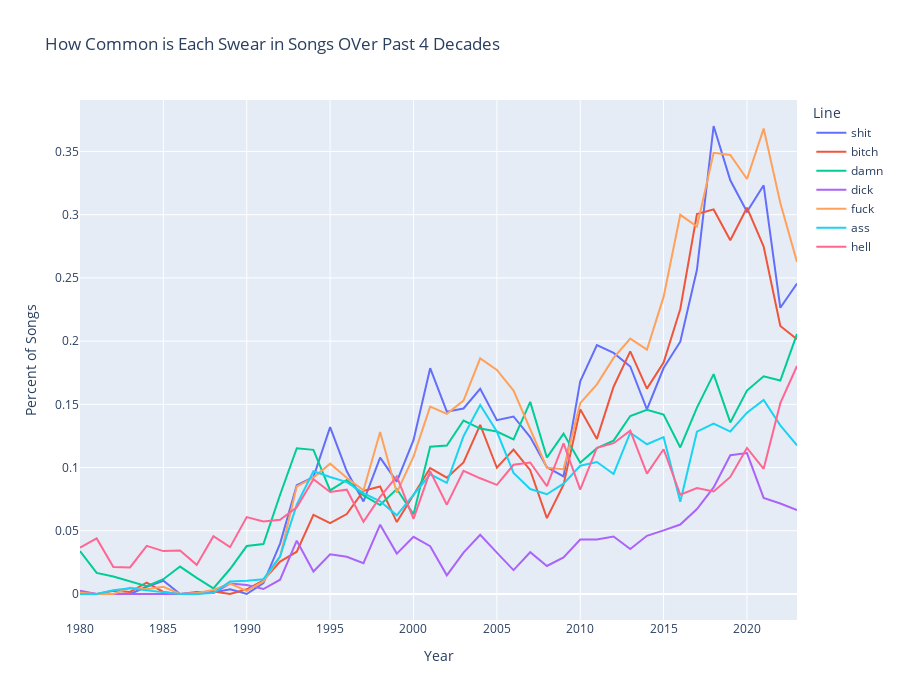

The notebook cell this image was saved under:
### Code cell
# Melt DataFrame to long format for Plotly
df_melted = which_swear.reset_index().melt(id_vars="index", var_name="Line", value_name="Value")

# Line plot
fig = px.line(
    df_melted,
    x="index",
    y="Value",
    color="Line",
    title="How Common is Each Swear in Songs OVer Past 4 Decades",
    labels={"index": "X-axis", "Value": "Y-axis"}
)

fig.update_layout(
	xaxis_title="Year",
	yaxis_title="Percent of Songs",
    height = 700,
    width = 900
)
